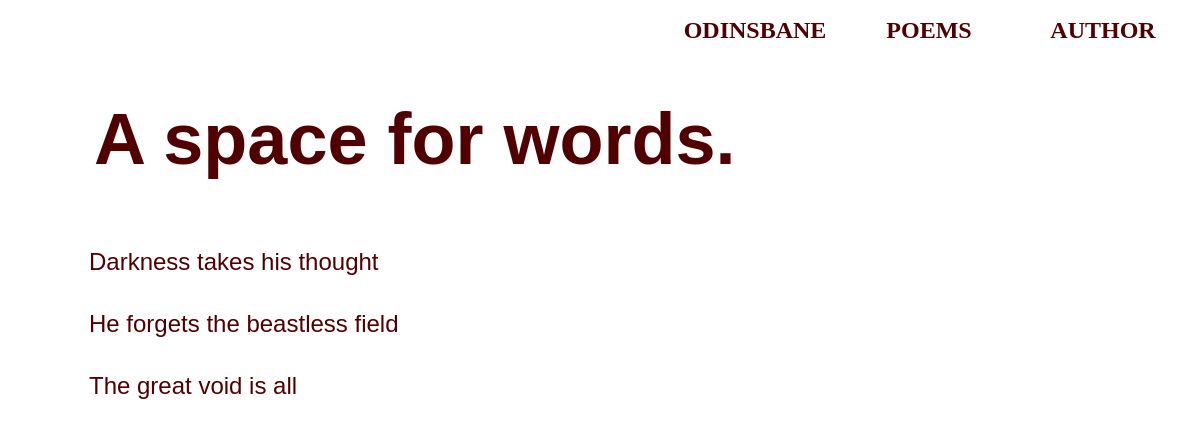
The page / on the database its author committed.
### sigurd/models.py (models this page shows)
class Haiku(models.Model):
    title = models.CharField(max_length=200)
    text = models.CharField(max_length=400, null=True)
    line_1 = models.CharField(max_length=100, null=True)
    line_2 = models.CharField(max_length=100, null=True)
    line_3 = models.CharField(max_length=100, null=True)

### sigurd/views.py (the view)
# urls.py: path('', views.index, name='index'),
def index(request):
    haiku_id = datetime.datetime.now().strftime("%d")
    haiku = Haiku.objects.get(pk=haiku_id)
    return render(request, 'home.html', {'haiku': haiku, "line": haiku_id})

### sigurd/templates/home.html (shortened to what this page needs)
{% load static %}
<link rel="stylesheet" type="text/css" href="{% static 'style.css' %}">
<!DOCTYPE html>
<html lang="en">
<head>
</head>
<body>
<div class="buttonBox">
    <form action='/odinsbane' method='GET'>
        <button type='submit'>ODINSBANE</button>
    </form>
    <form action='/poem' method='GET'>
        <button type='submit'>POEMS</button>
    </form>
    <form action='/author' method='GET'>
        <button type='submit'>AUTHOR</button>
    </form>
</div>
<div class="mainBody">
    <h1>A space for words.</h1>
    <div class="haikuBody">
        <p>{{ haiku.line_1 }}</p>
        <p>{{ haiku.line_2 }}</p>
        <p>{{ haiku.line_3 }}</p>
    </div>
</div>
</body>
</html>

### sigurd/static/style.css (style rules this page uses)
button { border: none; font-family: Arial Black sans serif; font-size: 12px; background-color: rgba(0,0,0,0); color: rgb(80,0,0); width: 90px; font-weight: bold; float: right; }
@media (min-width: 60em) { button { font-size: 24px; width: 170px; font-family: Arial Black; } }
div.buttonBox { position: absolute; right: 1%; top: 2vh; }
div.haikuBody { position: absolute; top: 100%; left: 0; }
@media (min-width: 60em) { div.haikuBody { position: absolute; top: 90%; } }
html { height: 100vh; min-height: 100%; width: 100vw; min-width: 100%; overflow: hidden; }
h1 { padding: 0px; font-size: 32px; color: rgb(80,0,0); font-family: Helvetica; }
@media (min-width: 60em) { h1 { font-size: 72px; padding: 10px; } }
form { display: inline-block; }
p { color: rgb(80,0,0); padding: 0px; font-family: Helvetica, sans-serif; font-size: 16px; }
@media (min-width: 60em) { p { font-size: 24px; padding: 5px; } }
div.mainBody { position: absolute; top: 12%; padding: 16px; }
@media (min-width: 60em) { div.mainBody { position: absolute; left: 7%; top: 5%; padding: 0px; } }
body { background: white url("images/Optimized-background - mobile.jpg") no-repeat; background-size: 100% 100%; }
@media (min-width: 30em) and (orientation: landscape) { body { background: white url("images/Optimized-background - landscape.jpg") no-repeat; background-size: 100% 100%; } }
@media (min-width: 60em) { body { background: white url("images/Optimized-background.gif"); background-repeat: no-repeat; background-size: 100% 100%; } }

### rows shown on the page
Haiku: line_1 "Darkness takes his thought", line_2 "He forgets the beastless field", line_3 "The great void is all"
